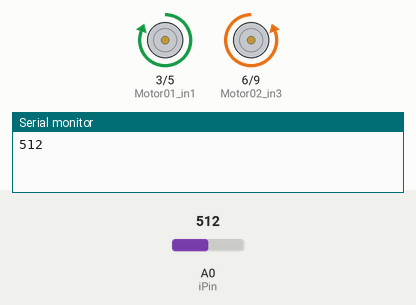
Bench run of a sketch on a simulated Arduino Uno, built with avr-gcc and run on an emulated ATmega328P. On the bench: motor-driver pin pairs drawn as motors (green arrow = first pin HIGH = forward, orange = second pin HIGH = backward, longer = more drive), the last lines printed to the serial monitor. The test bench sets the inputs (shaded band); at power-on: A0 (iPin) = 512. Random numbers use the default seed unless the sketch sets one.

Above: at 1.3 s.
1.4 s: A0 (iPin) set to 216
At 1.7 s:
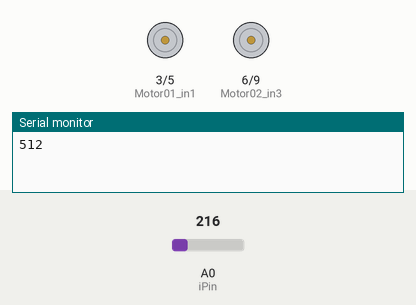
4.9 s: A0 (iPin) set to 189
At 8.2 s:
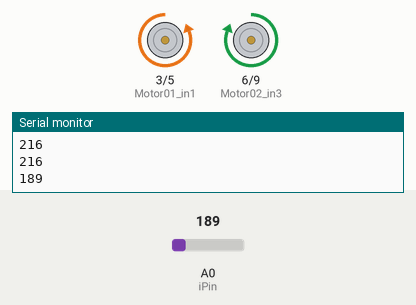
8.4 s: A0 (iPin) set to 210
At 10.9 s:
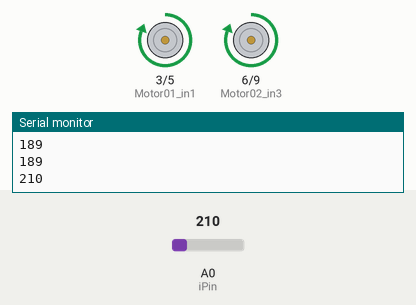
Timing chart, 0 to 17.9 s (numbered marks = the images above; inputs shaded):
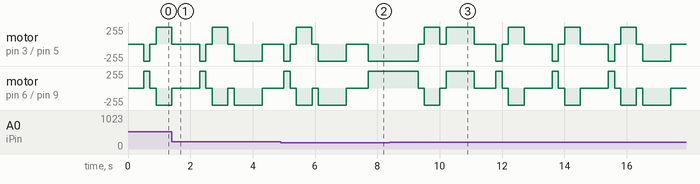

Measured:
- the behaviour switches between 200 and 199 on A0 (iPin) (found by bisection; images 1 and 2)

The sketch:

motor_ver.2.ino
```cpp
//#include <stdio.h>
//#include <stdlib.h>
int Motor01_in1 = 3;
int Motor01_in2 = 5;
int Motor02_in3 = 6;
int Motor02_in4 = 9;
int iPin = A0;
int val = 0;

void setup()
{
  pinMode (Motor01_in1, OUTPUT);
  pinMode (Motor01_in2, OUTPUT);//stop//
  pinMode (Motor02_in3, OUTPUT);
  pinMode (Motor02_in4, OUTPUT);
  analogWrite (Motor01_in1, 0);
  analogWrite (Motor01_in2, 0);
  analogWrite (Motor02_in3, 0);
  analogWrite (Motor02_in4, 0);
  Serial.begin (9600);
}
//int main(void){
//  for(int i = 0; i < 3; i++){}
//}

void loop()
{
 // Serial.println(random(1,100));

 // delay(500);

  int ans;
  ans = analogRead(0);
  delay(500);

  val = analogRead (iPin);

  // PWM 設定値:0～255 255 / 255 * 5 = 5V //
  analogWrite (Motor01_in1, 0);
  analogWrite (Motor01_in2, 255);
  analogWrite (Motor02_in3, 255);
  analogWrite (Motor02_in4, 0);
  delay (200);//速く正回転//
  Serial.println(ans);
if(ans >= 200 && val >= 140){
  analogWrite (Motor01_in1, 0);
  analogWrite (Motor01_in2, 0);
  analogWrite (Motor02_in3, 0);
  analogWrite (Motor02_in4, 0);
  delay (200);

  analogWrite (Motor01_in1, 255);
  analogWrite (Motor01_in2, 0);
  analogWrite (Motor02_in3, 0);
  analogWrite (Motor02_in4, 255);
  delay (500);//速く逆回転//

  analogWrite (Motor01_in1, 0);
  analogWrite (Motor01_in2, 0);
  analogWrite (Motor02_in3, 0);
  analogWrite (Motor02_in4, 0);
  delay (200);
if(random(1,100) <= 50){
  analogWrite (Motor01_in1, 255);
  analogWrite (Motor01_in2, 0);
  analogWrite (Motor02_in3, 255);
  analogWrite (Motor02_in4, 0);
  delay (900);//方向転換//

}
if(random(1,100) > 50){
analogWrite (Motor01_in1, 0);
  analogWrite (Motor01_in2, 255);
  analogWrite (Motor02_in3, 0);
  analogWrite (Motor02_in4, 255);
  delay (900);//方向転換//
  }

  analogWrite (Motor01_in1, 0);
  analogWrite (Motor01_in2, 0);
  analogWrite (Motor02_in3, 0);
  analogWrite (Motor02_in4, 0);
  delay (200);
}

}
```
